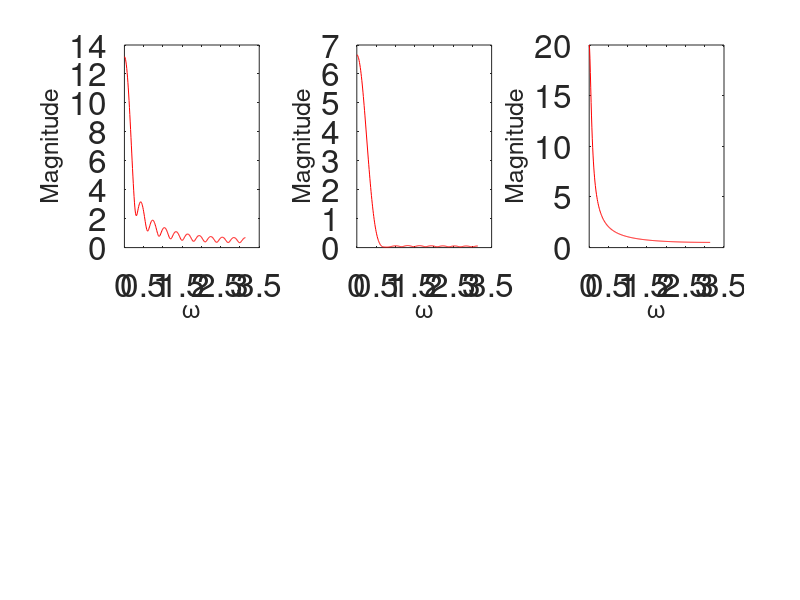

Reproduce this figure in MATLAB.
% Understanding DSP with Matlab and solutions% example 2.5.1% 2018.11.23N = 21;n = 0:N-1;w = 0:0.01:pi;wh = 0.54-0.46*cos(2*pi*n'/(N-1));f1 = abs((0.95.^n')' * exp(-j*n'*w));f1s = sum(f1,1);f2h = abs((0.95.^n'.*wh)'*exp(-j*n'*w));    f2hs = sum(f2h,1);fwe = abs(1./(1-0.95*exp(-j*w)));gcaFontSize = 24;labelSize = 18;subplot(2,3,1);plot(w,f1s,'r');set(gca,'FontSize',gcaFontSize);xlabel('\omega','fontsize',labelSize);ylabel('Magnitude','fontsize',labelSize);subplot(2,3,2);plot(w,f2hs,'r');set(gca,'FontSize',gcaFontSize);xlabel('\omega','fontsize',labelSize);ylabel('Magnitude','fontsize',labelSize);subplot(2,3,3);plot(w,fwe,'r');set(gca,'FontSize',gcaFontSize);xlabel('\omega','fontsize',labelSize);ylabel('Magnitude','fontsize',labelSize);